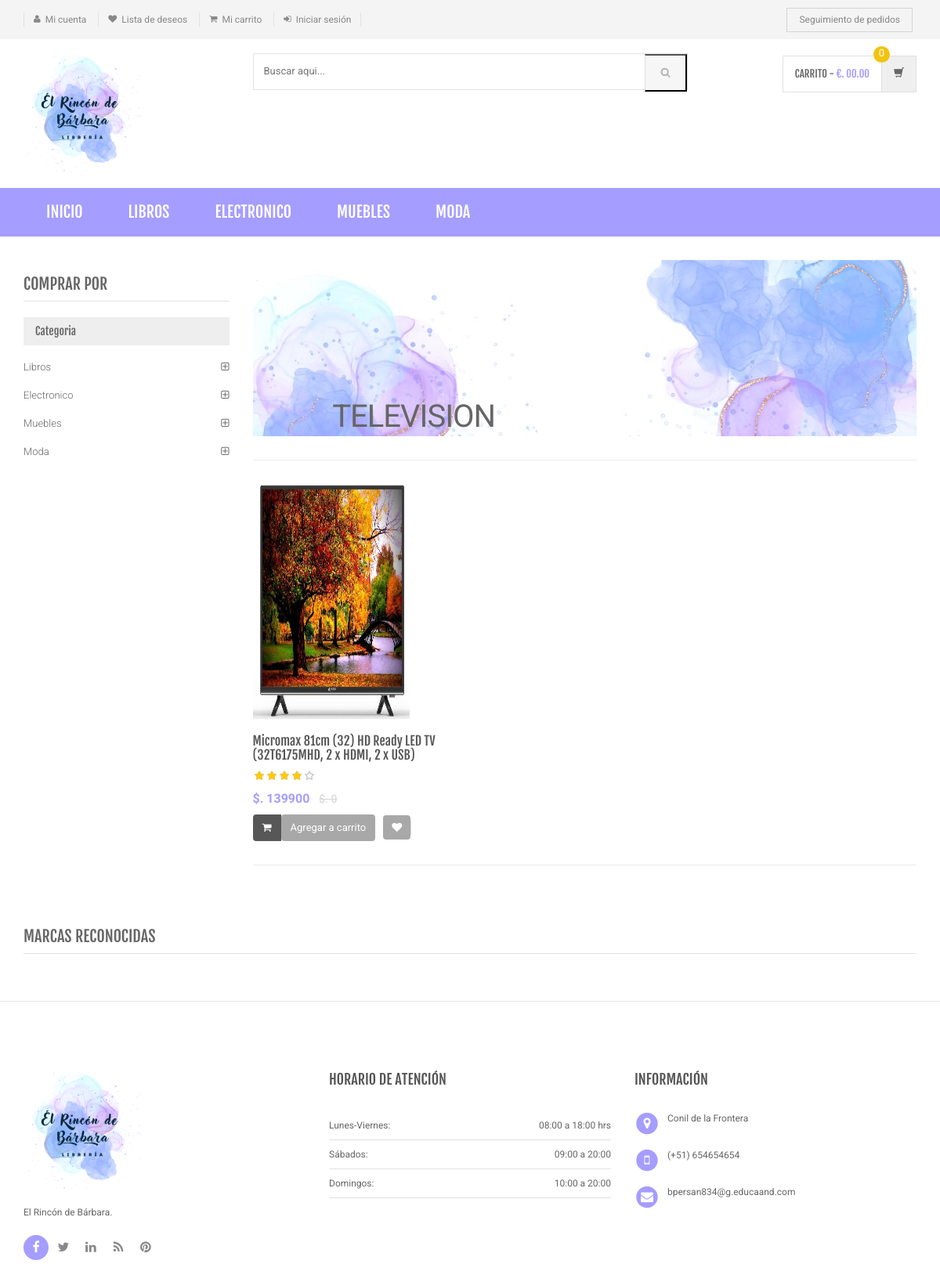
/sub-category.php?scid=3, run on the app's committed database.
### tables this page shows
CREATE TABLE `category` (
  `id` int(11) NOT NULL,
  `categoryName` varchar(255) DEFAULT NULL,
  `categoryDescription` longtext DEFAULT NULL,
  `creationDate` timestamp NOT NULL DEFAULT current_timestamp(),
  `updationDate` varchar(255) DEFAULT NULL
);

CREATE TABLE `subcategory` (
  `id` int(11) NOT NULL,
  `categoryid` int(11) DEFAULT NULL,
  `subcategory` varchar(255) DEFAULT NULL,
  `creationDate` timestamp NULL DEFAULT current_timestamp(),
  `updationDate` varchar(255) DEFAULT NULL
);

CREATE TABLE `products` (
  `id` int(11) NOT NULL AUTO_INCREMENT,
  `category` int(11) NOT NULL,
  `subCategory` int(11) DEFAULT NULL,
  `productName` varchar(255) DEFAULT NULL,
  `productCompany` varchar(255) DEFAULT NULL,
  `productPrice` int(11) DEFAULT NULL,
  `productPriceBeforeDiscount` int(11) DEFAULT NULL,
  `productDescription` longtext DEFAULT NULL,
  `productImage1` varchar(255) DEFAULT NULL,
  `productImage2` varchar(255) DEFAULT NULL,
  `productImage3` varchar(255) DEFAULT NULL,
  `shippingCharge` int(11) DEFAULT NULL,
  `productAvailability` varchar(255) DEFAULT NULL,
  `postingDate` timestamp NULL DEFAULT current_timestamp(),
  `updationDate` varchar(255) DEFAULT NULL,
  `author_id` int(11) DEFAULT NULL,
  PRIMARY KEY (`id`),
  KEY `author_id` (`author_id`),
  CONSTRAINT `products_ibfk_1` FOREIGN KEY (`author_id`) REFERENCES `autores` (`id`) ON DELETE SET NULL ON UPDATE CASCADE
);

### sub-category.php (the view, shortened to what this page needs)
<?php
include('includes/config.php');
$cid=intval($_GET['scid']);
?>
<!DOCTYPE html>
<html lang="es">
	<head>
	    <link rel="stylesheet" href="assets/css/bootstrap.min.css">
	    <link rel="stylesheet" href="assets/css/main.css">
	    <link rel="stylesheet" href="assets/css/green.css">
	    <link rel="stylesheet" href="assets/css/owl.carousel.css">
		<link rel="stylesheet" href="assets/css/owl.transitions.css">
		<link href="assets/css/lightbox.css" rel="stylesheet">
		<link rel="stylesheet" href="assets/css/animate.min.css">
		<link rel="stylesheet" href="assets/css/rateit.css">
		<link rel="stylesheet" href="assets/css/bootstrap-select.min.css">
		<link rel="stylesheet" href="assets/css/config.css">
		<link rel="stylesheet" href="assets/css/font-awesome.min.css">
	</head>
    <body class="cnt-home">
<header class="header-style-1">
<?php include('includes/top-header.php');?>
<?php include('includes/main-header.php');?>
<?php include('includes/menu-bar.php');?>
</header>
<div class="body-content outer-top-xs">
	<div class='container'>
		<div class='row outer-bottom-sm'>
			<div class='col-md-3 sidebar'>
	            <div class="sidebar-module-container">
	            	<h3 class="section-title">comprar por</h3>
	            	<div class="sidebar-filter">
<div class="sidebar-widget wow fadeInUp outer-bottom-xs ">
	<div class="widget-header m-t-20">
		<h4 class="widget-title">Categoria</h4>
	</div>
	<div class="sidebar-widget-body m-t-10">
	         <?php $sql=mysqli_query($con,"select id,categoryName  from category");
while($row=mysqli_fetch_array($sql))
{
    ?>
		<div class="accordion">
	    	<div class="accordion-group">
	            <div class="accordion-heading">
	                <a href="category.php?cid=<?php echo $row['id'];?>"  class="accordion-toggle collapsed">
	                   <?php echo $row['categoryName'];?>
	                </a>
	            </div>
	        </div>
	    </div>
	    <?php } ?>
	</div>
</div>
	            	</div>
	            </div>
            </div>
			<div class='col-md-9'>
	<div id="category" class="category-carousel hidden-xs">
		<div class="item">
			<div class="image">
				<img src="assets/images/banners/banner1.jpeg" alt="" class="img-responsive">
			</div>
			<div class="container-fluid">
				<div class="caption vertical-top text-left">
					<div class="big-text">
						<br />
					</div>
					       <?php $sql=mysqli_query($con,"select subcategory  from subcategory where id='$cid'");
while($row=mysqli_fetch_array($sql))
{
    ?>
					<div class="excerpt hidden-sm hidden-md">
						<?php echo htmlentities($row['subcategory']);?>
					</div>
			<?php } ?>
				</div>
			</div>
		</div>
</div>
				<div class="search-result-container">
					<div id="myTabContent" class="tab-content">
						<div class="tab-pane active " id="grid-container">
							<div class="category-product  inner-top-vs">
								<div class="row">
			<?php
$ret=mysqli_query($con,"select * from products where subCategory='$cid'");
$num=mysqli_num_rows($ret);
if($num>0)
{
while ($row=mysqli_fetch_array($ret))
{?>
		<div class="col-sm-6 col-md-4 wow fadeInUp">
			<div class="products">
	<div class="product">
		<div class="product-image">
			<div class="image">
				<a href="product-details.php?pid=<?php echo htmlentities($row['id']);?>"><img  src="assets/images/blank.gif" data-echo="admin/productimages/<?php echo htmlentities($row['id']);?>/<?php echo htmlentities($row['productImage1']);?>" alt="" width="200" height="300"></a>
			</div>
		</div>
		<div class="product-info text-left">
			<h3 class="name"><a href="product-details.php?pid=<?php echo htmlentities($row['id']);?>"><?php echo htmlentities($row['productName']);?></a></h3>
			<div class="rating rateit-small"></div>
			<div class="product-price">
				<span class="price">
					$. <?php echo htmlentities($row['productPrice']);?>			</span>
										     <span class="price-before-discount">$. <?php echo htmlentities($row['productPriceBeforeDiscount']);?></span>
			</div>
		</div>
					<div class="cart clearfix animate-effect">
				<div class="action">
					<ul class="list-unstyled">
						<li class="add-cart-button btn-group">
							<button class="btn btn-primary icon" data-toggle="dropdown" type="button">
								<i class="fa fa-shopping-cart"></i>
							</button>
							<a href="category.php?page=product&action=add&id=<?php echo $row['id']; ?>">
							<button class="btn btn-primary" type="button">Agregar a carrito</button></a>
						</li>
		                <li class="lnk wishlist">
							<a class="add-to-cart" href="category.php?pid=<?php echo htmlentities($row['id'])?>&&action=wishlist" title="Wishlist">
								 <i class="icon fa fa-heart"></i>
							</a>
						</li>
					</ul>
				</div>
			</div>
			</div>
			</div>
		</div>
	  <?php } } else {?>
		<div class="col-sm-6 col-md-4 wow fadeInUp"> <h3>No se encontraron productos</h3>
		</div>
<?php } ?>
										</div>
							</div>
						</div>
				</div>
			</div>
		</div></div>
		<?php include('includes/brands-slider.php');?>
</div>
</div>
<?php include('includes/footer.php');?>
</body>
</html>

### includes/menu-bar.php (shortened to what this page needs)
<div class="header-nav animate-dropdown">
    <div class="container">
        <div class="yamm navbar navbar-default" role="navigation">
            <div class="nav-bg-class">
                <div class="navbar-collapse collapse" id="mc-horizontal-menu-collapse">
	<div class="nav-outer">
		<ul class="nav navbar-nav">
			<li class="active dropdown yamm-fw">
				<a href="index.php" data-hover="dropdown" class="dropdown-toggle">Inicio</a>
			</li>
              <?php $sql=mysqli_query($con,"select id,categoryName  from category limit 6");
while($row=mysqli_fetch_array($sql))
{
    ?>
			<li class="dropdown yamm">
				<a href="category.php?cid=<?php echo $row['id'];?>"> <?php echo $row['categoryName'];?></a>
			</li>
			<?php } ?>
		</ul>
		<div class="clearfix"></div>
	</div>
</div>
            </div>
        </div>
    </div>
</div>

### assets/css/green.css (style rules this page uses)
a { color: #a59dff; }
.header-style-1 .header-nav { background: #a59dff; }
.cnt-home .header-style-1 .header-nav .navbar .navbar-nav > li.active { background: #a59dff; }
.product .product-info .product-price .price { color: #a59dff; }
.sidebar .sidebar-module-container .sidebar-widget .sidebar-widget-body .accordion .accordion-group .accordion-heading .accordion-toggle, .sidebar .sidebar-module-container .sidebar-widget .sidebar-widget-body .accordion .accordion-group .accordion-heading .accordion-toggle:hover, .sidebar .sidebar-module-container .sidebar-widget .sidebar-widget-body .accordion .accordion-group .accordion-heading .accordion-toggle:focus, .sidebar .sidebar-module-container .sidebar-widget .sidebar-widget-body .accordion .accordion-group .accordion-heading .accordion-toggle:after { color: #a59dff; }

### assets/css/lightbox.css (style rules this page uses)
body:after { content: url(../images/close.png) url(../images/loading.gif) url(../images/prev.png) url(../images/next.png); display: none; }

### assets/css/rateit.css (style rules this page uses)
.rateit { display: -moz-inline-box; display: inline-block; position: relative; -webkit-user-select: none; -khtml-user-select: none; -moz-user-select: none; -o-user-select: none; -ms-user-select: none; user-select: none; -webkit-touch-callout: none; }

### data on the page
category: categoryName "LIBROS", categoryName "Libros"
category: categoryName "ELECTRONICO", categoryName "Electronico"
category: categoryName "MUEBLES", categoryName "Muebles"
category: categoryName "MODA", categoryName "Moda"
subcategory: subcategory "TELEVISION"
products: productImage1 (picture), productName "Micromax 81cm (32) HD Ready LED TV (32T6175MHD, 2 x HDMI, 2 x USB)", productPrice "139900", productPriceBeforeDiscount "0"
